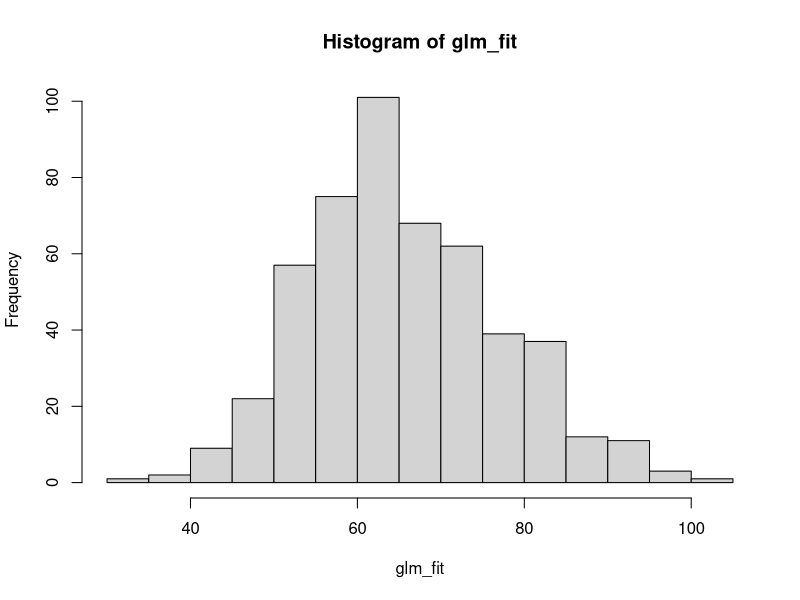
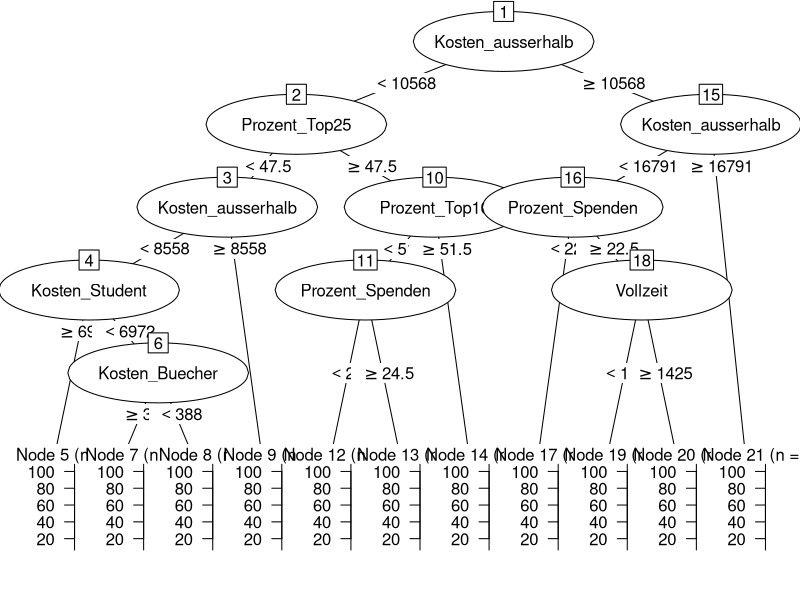
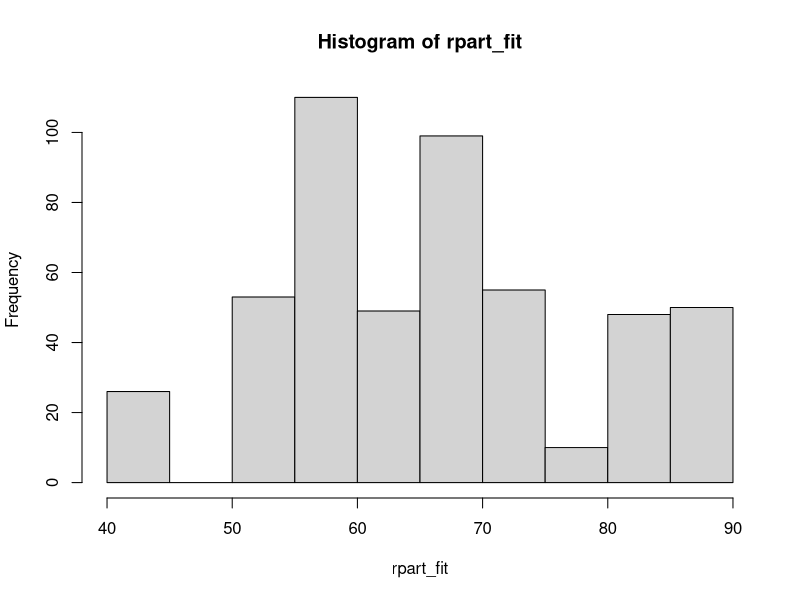
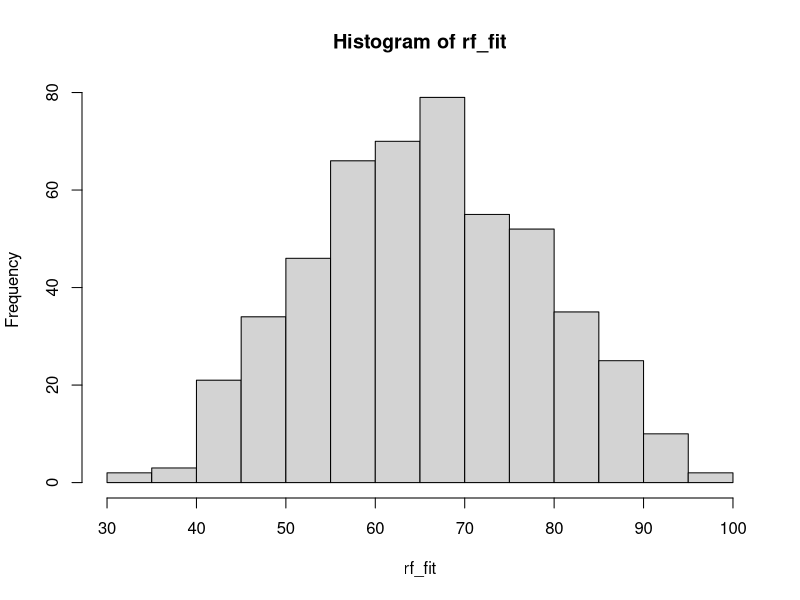

Generate these figures, in order, with R:
## ---- chunk 1
knitr::opts_chunk$set(comment = NA, 
                      fig.width = 6, 
                      fig.height = 6,
                      fig.align = 'center',
                      echo = TRUE, 
                      eval = TRUE, 
                      warning = FALSE,
                      message = FALSE)

options(digits = 3)
library(tidyverse)
library(caret)
library(party)
library(partykit)

## ---- chunk 2
library(tidyverse)
library(caret)
library(party)
library(partykit)
## ---- chunk 3
# Setze Samplingmethode auf none
ctrl_none <- trainControl(method = "none") 
## ---- chunk 4
# Lese Daten ein
graduation_train <- read_csv(file = "1_Data/graduation_train.csv")
graduation_test <- read_csv(file = "1_Data/graduation_test.csv")
## ---- chunk 5
# Konvertiere alle character zu factor
graduation_train <- graduation_train %>%
          mutate_if(is.character, factor)

graduation_test <- graduation_test %>%
          mutate_if(is.character, factor)
## ---- chunk 6
abschluss_glm <- train(form = Abschlussrate ~ .,
                  data = graduation_train,
                  method = "glm",
                  trControl = ctrl_none)
## ---- chunk 7
abschluss_glm$finalModel
summary(abschluss_glm)
## ---- chunk 8
glm_fit <- predict(abschluss_glm)
## ---- chunk 9
glm_fit[1:10]
hist(glm_fit)
## ---- chunk 10
abschluss_rpart <- train(form = Abschlussrate ~ .,
                  data = graduation_train,
                  method = "rpart",
                  trControl = ctrl_none,
                  tuneGrid = expand.grid(cp = .01))
## ---- chunk 11
abschluss_rpart$finalModel
plot(as.party(abschluss_rpart$finalModel))
## ---- chunk 12
rpart_fit <- predict(abschluss_rpart)
## ---- chunk 13
rpart_fit[1:10]
hist(rpart_fit)
## ---- chunk 14
abschluss_rf <- train(form = Abschlussrate ~ .,   
                 data = graduation_train,
                 method = "rf",
                 trControl = ctrl_none,
                 tuneGrid = expand.grid(mtry = 2))  
## ---- chunk 15
rf_fit <- predict(abschluss_rf)
## ---- chunk 16
rf_fit[1:10]
hist(rf_fit)
## ---- chunk 17
criterion_train <- graduation_train$Abschlussrate
## ---- chunk 18
# Regression
postResample(pred = glm_fit, obs = criterion_train)

# Decision Trees
postResample(pred = rpart_fit, obs = criterion_train)

# Random Forests
postResample(pred = rf_fit, obs = criterion_train)
## ---- chunk 19
# Regression
glm_pred <- predict(abschluss_glm, newdata = graduation_test)

# Decision Tree
rpart_pred <- predict(abschluss_rpart, newdata = graduation_test)

# Random Forest
rf_pred <- predict(abschluss_rf, newdata = graduation_test)
## ---- chunk 20
# Speichere die Kriteriumswerte des Testdatensatzes
criterion_test <- graduation_test$Abschlussrate
## ---- chunk 21
# Regression
postResample(pred = glm_pred, obs = criterion_test)

# Decision Trees
postResample(pred = rpart_pred, obs = criterion_test)

# Random Forests
postResample(pred = rf_pred, obs = criterion_test)
## ---- chunk 22
# Der Random Forest!
## ---- chunk 23
# Der Fit der Regression blieb relativ konstant. Die Performanz des Random
# hat deutlich abgenommen.
## ---- chunk 24
# Lese Daten ein
house_train <- read_csv(file = "1_Data/house_train.csv")
house_test <- read_csv(file = "1_Data/house_test.csv")
## ---- chunk 25
# Konvertiere alle character zu factor
house_train <- house_train %>%
          mutate_if(is.character, factor)

house_test <- house_test %>%
          mutate_if(is.character, factor)
## ---- chunk 26
# Regression
preis_glm <- train(form = Preis ~ .,
                  data = house_train,
                  method = "glm",
                  trControl = ctrl_none)

# Decision tree
preis_rpart <- train(form = Preis ~ .,
                  data = house_train,
                  method = "rpart",
                  trControl = ctrl_none,
                  tuneGrid = expand.grid(cp = .01)) 

# Random Forest
preis_rf <- train(form = Preis ~ .,
                 data = house_train,
                 method = "rf",
                 trControl = ctrl_none,
                 tuneGrid = expand.grid(mtry = 2))
## ---- chunk 27
# Speichere die Kriteriumswerte
criterion_train <- house_train$Preis
criterion_test <- house_test$Preis
## ---- chunk 28
# Fitting
postResample(pred = glm_fit, obs = criterion_train)
postResample(pred = rpart_fit, obs = criterion_train)
postResample(pred = rf_fit, obs = criterion_train)

# Prediction
postResample(pred = glm_pred, obs = criterion_test)
postResample(pred = rpart_pred, obs = criterion_test)
postResample(pred = rf_pred, obs = criterion_test)
## ---- chunk 29
# Random Forest!
## ---- chunk 30
library(tidyverse)
library(ggthemes)
